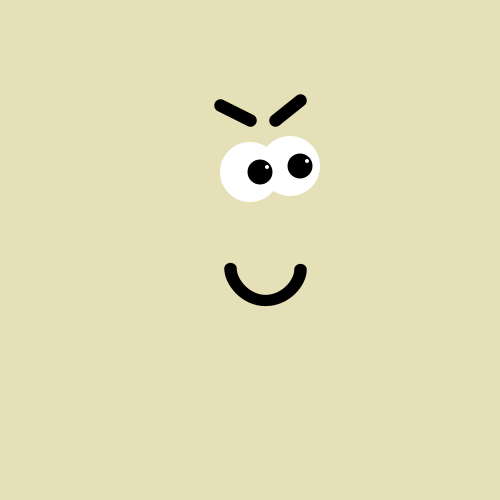
Frame 1 (no input)
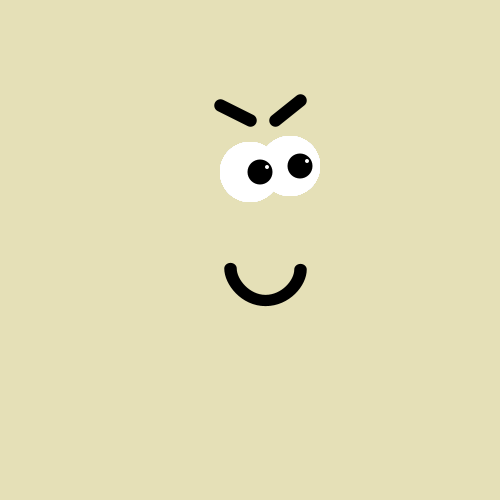
Frame 60 (the mouse pressed at the canvas centre just before this capture)
Frame 120 (the mouse held since frame 60 and released just before this capture): identical to frame 60, image omitted

The Processing sketch that drew these frames (run headless with seeded random() and noise(); from frame 60 on, the mouse is pressed at the canvas centre):

// Processing sketch: processing_133260
// ── processing_133260.pde

float c=15.0;


void setup() {
  size (500, 500);
  background (#E5E0B7);
  smooth();
}

void draw() {
  arch(c);
  sopracciglio();
  eye(40, 0);
  eye(0, 6);
 
}
void arch(float curvature) {
  pushMatrix();
  translate((width/2)+65, ((height/4)*3)-25);
  float y=90.0;
  float sw=(65.0 - curvature)/4.0;
  strokeWeight(sw);
  noFill();
  beginShape();
  vertex(15.0, y);
  bezierVertex(15.0, y-curvature, 30.0, 55.0, 50.0, 55.0);
  bezierVertex(70.0, 55.0, 85.0, y-curvature, 85.0, y);
  rotate(radians(180));
  scale(1.0, 0.9);
  endShape();
  popMatrix();
}


void sopracciglio(){
  pushMatrix();
  translate(width/2, height/5 + 20);
  fill(0);
  //left
  line(0, 0, -30, -15);
  //right
  line(25, 0, 50, -20);
  popMatrix();
}
  
void eye(int x, int y) {
  //smooth();
  noStroke();
  pushMatrix();
  translate(width/2, height/3);
  fill(255);
  ellipse(x, y, 60, 60);
  fill(0);
  ellipse(x+10, y, 25, 25);
  fill(255);
  ellipse(x+17, y-5, 4, 4);
  popMatrix();
}
